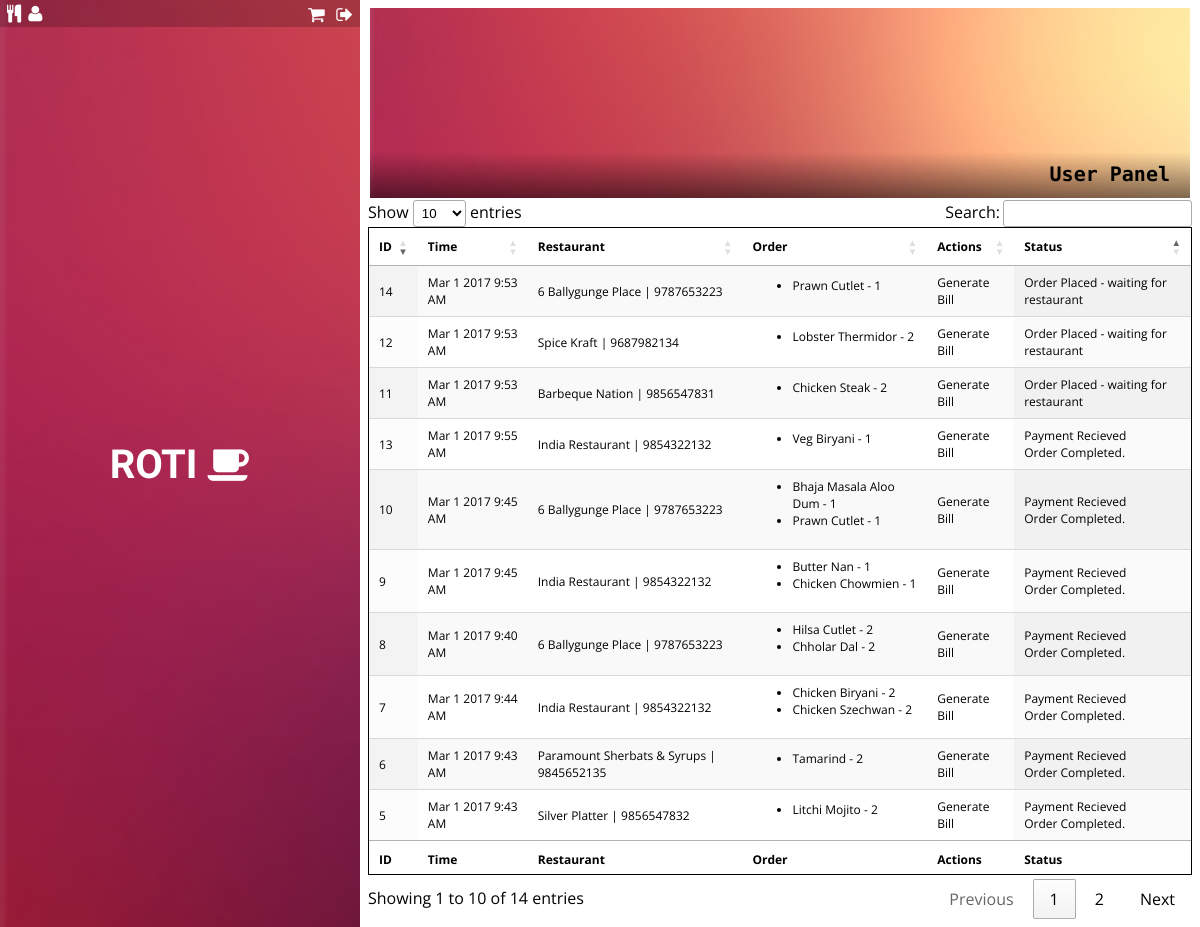
Screenshot of /ViewOrders.php (signed in) with the database file from the repository.
### tables this page shows
CREATE TABLE `orders` (
  `address` varchar(200) NOT NULL,
  `phone` int(11) NOT NULL,
  `status` tinyint(1) NOT NULL DEFAULT '0',
  `id` int(11) NOT NULL,
  `ot` timestamp NOT NULL DEFAULT CURRENT_TIMESTAMP ON UPDATE CURRENT_TIMESTAMP,
  `uid` int(11) NOT NULL,
  `rid` int(11) NOT NULL
);

CREATE TABLE `restaurant` (
  `doj` timestamp NOT NULL DEFAULT CURRENT_TIMESTAMP,
  `password` varchar(60) NOT NULL,
  `address` varchar(200) NOT NULL,
  `id` int(11) NOT NULL,
  `phone` varchar(11) NOT NULL,
  `url` text NOT NULL,
  `name` varchar(60) NOT NULL
);

CREATE TABLE `order_detail` (
  `id` int(11) NOT NULL,
  `mid` int(11) NOT NULL,
  `oid` int(11) NOT NULL,
  `qty` int(11) NOT NULL
);

CREATE TABLE `menu_item` (
  `price` int(11) NOT NULL,
  `category` varchar(50) NOT NULL,
  `description` varchar(100) NOT NULL,
  `id` int(11) NOT NULL,
  `name` varchar(50) NOT NULL,
  `rid` int(11) NOT NULL
);

### inc/generics.php (called while the page is built, shortened)
<?php
function createThumbnail($_TITLE = "", $_INFO = "", $_CLASS = "", $_ALT = "", $_IMAGE="", $_STYLE="" ,$_STYLE_ALT="", $_STYLE_GLIDER="", $_LINK=NULL, $_ID=NULL){
	include 'inc/thumbnail.php';
}
function getRecords($select, $from = NULL, $where = "1=1"){
	$con = $GLOBALS['con'];
	$arr = false;
	if($from == NULL){
		$data = mysqli_query($con, $select);
		if($data){
			$qualifiedColumnNames = array();
			foreach ($data->fetch_fields() as $columnMeta) {
			    $qualifiedColumnNames[] = "{$columnMeta->table}.{$columnMeta->name}";
			}
			$arr = [];
			$i=0;
			while ($row = $data->fetch_row()) {
			    $qualifiedRow = array_combine($qualifiedColumnNames, $row);
			    $arr[$i] = $qualifiedRow;
				$i++;
			}
		}
	}else{
		$query = "SELECT $select FROM $from WHERE $where";
		$arr = getRecords($query);
	}
	return $arr;
}
?>

### ViewOrders.php (the view, shortened to what this page needs)
<?php include_once 'inc/generics.php' ?>
<?php include_once 'inc/header.php' ?>
<?php include_once 'inc/initThumbnail.php' ?>
<?php include_once 'inc/sidebar.php' ?>
<content>
<link rel="stylesheet" href="https://cdn.datatables.net/1.10.13/css/jquery.dataTables.min.css">
<?php
if(isset($_SESSION['uid']) && isset($_SESSION['user'])){
	?>
	<table id="example" class="display stripe" cellspacing="0" width="100%" style="border:1px solid #000;font-size:12px;">
        <thead>
            <tr>
                <th>ID</th>
                <th>Time</th>
                <th>Restaurant</th>
                <th>Order</th>
                <th>Actions</th>
                <th>Status</th>
            </tr>
        </thead>
        <tfoot>
            <tr>
                <th>ID</th>
                <th>Time</th>
                <th>Restaurant</th>
                <th>Order</th>
                <th>Actions</th>
                <th>Status</th>
            </tr>
        </tfoot>
        <tbody>
            <?php
            $arr = getRecords("SELECT * FROM orders, restaurant WHERE uid=".$_SESSION['uid']." AND orders.rid = restaurant.id");
            foreach ($arr as $val) {
            	?>
            	<tr id = "oi-<?php echo $val['orders.id']; ?>">
            		<td><?php echo $val['orders.id']; ?></td>
            		<td><?php echo date('M j Y g:i A', strtotime($val['orders.ot'])); ?></td>
            		<td><?php echo $val['restaurant.name']." | ".$val['restaurant.phone'];; ?></td>
	                <td><?php
	                	$ar = getRecords("SELECT * FROM order_detail, menu_item WHERE oid=".$val['orders.id']." AND mid = menu_item.id");
	                		?>
	                		<ul>
	                			<?php foreach($ar as $va){ ?>
	                			<li> <?php echo $va['menu_item.name']." - ".$va['order_detail.qty']; ?>
	                			<?php } ?>
	                		</ul>
	                ?></td>
	                <td>
	                <span class="act mouse-clickable" onclick="window.open('bill.php?id=<?php echo $val['orders.id']; ?>');">
	                	Generate Bill
	                </span>
                    </td>
                    <td>
                        <?php
                            $ra = intval($val['orders.status']);
                            if($ra === 0){
                                echo "Order Placed - waiting for restaurant";
                            }else if($ra === 1){
                                echo "Order Recieved";
                            }else if($ra === 2){
                                echo "On the way";
                            }else{
                                echo "Payment Recieved<br>Order Completed.";
                            }
                         ?>
                    </td>
            	</tr>
            	<?php
            }
            ?>
        </tbody>
    </table>
	<?php
}else{
	header("LOCATION: rest.php");
}
?>
</content>
<?php include_once 'inc/footer.php' ?>

### style/main.css (style rules this page uses)
body { text-align: center; font-family: 'Open Sans', sans-serif; font-weight: 400; font-style: normal; font-size: 16px; }
.content-loader>content { transition: all 0.2s ease-in-out; overflow: visible; display: block; width: auto; margin: 0 auto; }
.mouse-clickable { cursor: pointer; }

### style/sidebar.css (style rules this page uses)
body { padding-left: 30%; }

### rows the page displays
orders: id "5", ot "Mar 1 2017 9:43 AM", restaurant "Silver Platter", restaurant.phone "9856547832", status "Payment Recieved"
order_detail: menu_item.name "Litchi Mojito", qty "2"
orders: id "6", ot "Mar 1 2017 9:43 AM", restaurant "Paramount Sherbats & Syrups", restaurant.phone "9845652135", status "Payment Recieved"
order_detail: menu_item.name "Tamarind", qty "2"
orders: id "7", ot "Mar 1 2017 9:44 AM", restaurant "India Restaurant", restaurant.phone "9854322132", status "Payment Recieved"
order_detail: menu_item.name "Chicken Biryani", qty "2"
order_detail: menu_item.name "Chicken Szechwan", qty "2"
orders: id "8", ot "Mar 1 2017 9:40 AM", restaurant "6 Ballygunge Place", restaurant.phone "9787653223", status "Payment Recieved"
order_detail: menu_item.name "Hilsa Cutlet", qty "2"
order_detail: menu_item.name "Chholar Dal", qty "2"
orders: id "9", ot "Mar 1 2017 9:45 AM", restaurant "India Restaurant", restaurant.phone "9854322132", status "Payment Recieved"
order_detail: menu_item.name "Butter Nan", qty "1"
order_detail: menu_item.name "Chicken Chowmien", qty "1"
orders: id "10", ot "Mar 1 2017 9:45 AM", restaurant "6 Ballygunge Place", restaurant.phone "9787653223", status "Payment Recieved"
order_detail: menu_item.name "Bhaja Masala Aloo Dum", qty "1"
order_detail: menu_item.name "Prawn Cutlet", qty "1"
orders: id "11", ot "Mar 1 2017 9:53 AM", restaurant "Barbeque Nation", restaurant.phone "9856547831", status "Order Placed - waiting for restaurant"
order_detail: menu_item.name "Chicken Steak", order_detail "2"
orders: id "12", ot "Mar 1 2017 9:53 AM", restaurant "Spice Kraft", restaurant.phone "9687982134", status "Order Placed - waiting for restaurant"
order_detail: menu_item.name "Lobster Thermidor", qty "2"
orders: id "13", ot "Mar 1 2017 9:55 AM", restaurant "India Restaurant", restaurant.phone "9854322132", status "Payment Recieved"
order_detail: menu_item.name "Veg Biryani", qty "1"
orders: id "14", ot "Mar 1 2017 9:53 AM", restaurant "6 Ballygunge Place", restaurant.phone "9787653223", status "Order Placed - waiting for restaurant"
order_detail: menu_item.name "Prawn Cutlet", qty "1"

### other values shown
$_TITLE "User Panel"
